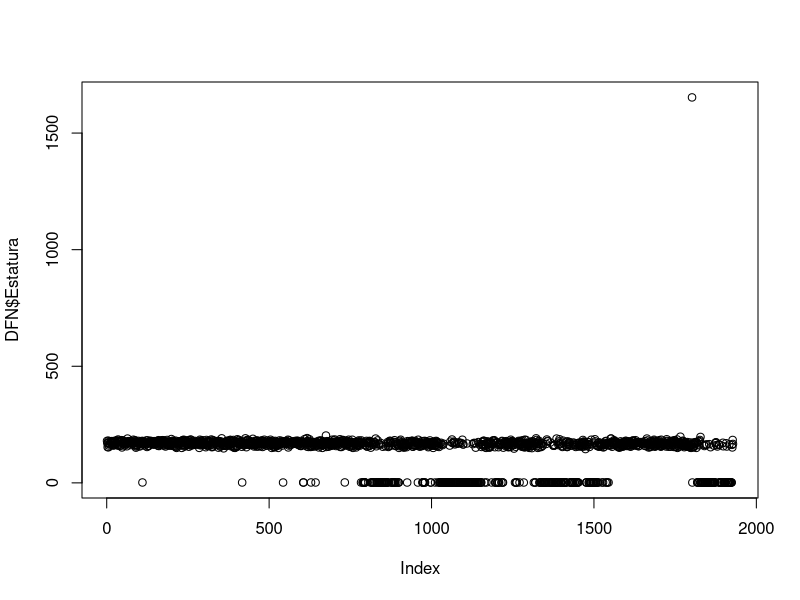

Recreate this plot in R.
## ---- chunk 1
rm(list=ls())
## ---- chunk 2
library(readr)
## ---- chunk 3
DF <- read_csv("Datos_Diversos.csv")
## ---- chunk 4
names(DF)  # names devuelve el nombre de las variables del DataFrame
## ---- chunk 5
library(plyr)
library(dplyr)
## ---- chunk 6
DFN <- dplyr::rename(DF, Periodo = 'Período', Seccion = 'Sección', Estatura = 'Estatura (cm)', Peso = 'Peso (kg)', Signo = 'Signo del zodiaco',Tiempo = 'Tiempo de reacción', Video = 'Juega videojuegos', Deporte = 'Hace deporte', Color = 'Color favorito', Zapato = 'Talla de zapato', Polo = 'Talla de polo', SO = 'Sistema operativo', Fecha = 'Fecha de nacimiento') 
## ---- chunk 7
nrow(DFN)
## ---- chunk 8
ncol(DFN)   # indica el número de variables que tiene la data 

dim(DFN) # devuelve el numero de observaciones x el numero de columnas
## ---- chunk 9
DFN[3,6]  # devuelve el valor que tiene el DataFrame en la posición (3,6)
## ---- chunk 10
DFN[3,]
## ---- chunk 11
DFN[,7]
## ---- chunk 12
sum(is.na(DFN))
## ---- chunk 13
table(is.na(DFN))
## ---- chunk 14
table(DFN$Sexo)
## ---- chunk 15
table(DFN$Signo)
## ---- chunk 16
sum(complete.cases(DFN))
## ---- chunk 17
sum(!complete.cases(DFN))
## ---- chunk 18
summary(DFN)
## ---- chunk 19
DFN <- select(DFN,-...19) #Se elimina la columna 19
DFN <- select(DFN,-...20) #Se elimina la columna 20
## ---- chunk 20
#select(DFN,-a:-b)
## ---- chunk 21
v <- c(1:5) #crea el vector con elementos desde 1 hasta 5
v
## ---- chunk 22
filas_a_eliminar <- c(1928:2223)
DFN <- DFN[-filas_a_eliminar,]
## ---- chunk 23
DFN <- DFN[-1929,]
## ---- chunk 24
sum(is.na(DFN)) #suma todos los NA en la data
## ---- chunk 25
sum(complete.cases(DFN))
## ---- chunk 26
table(complete.cases(DFN))
## ---- chunk 27
summary(DFN$Estatura)
## ---- chunk 28
plot(DFN$Estatura)
## ---- chunk 29
DFN[which(DFN$Estatura<100),5]
## ---- chunk 30
table(DFN$Estatura<100)
## ---- chunk 31
DFN$Estatura[DFN$Estatura < 100] <- NA
DFN$Estatura[DFN$Estatura > 273] <- NA
## ---- chunk 32
summary(DFN$Estatura)
## ---- chunk 33
table(DFN$Video)
## ---- chunk 34
DFN$Video[DFN$Video %in% c("no","NO")] <- "No"
DFN$Video[DFN$Video %in% c("SI","sí","Sí","SÍ","si")] <- "Si"
## ---- chunk 35
table(DFN$Video)
## ---- chunk 36
table(DFN$Peso)
## ---- chunk 37
DFN$Video[DFN$Video %in% c("-","90k")] <- NA
DFN$Video <- as.numeric(DFN$Video)
DFN$Video <- round(DFN$Video)
## ---- chunk 38
table(DFN$Signo)
## ---- chunk 39
DFN$Signo[DFN$Signo %in% c("-","Ofiuco","Escorpio/Libra","Abril","No tengo", "Desconocido", "Leo ?")] <- NA

DFN$Signo[DFN$Signo %in% c("acuario","Acurio")] <- "Acuario"
DFN$Signo[DFN$Signo %in% c("Arias","aries")] <- "Aries"
DFN$Signo[DFN$Signo %in% c("cancer","cáncer","Cancer")] <- "Cáncer"
DFN$Signo[DFN$Signo %in% c("Capricorinio","capricornio","CApricornio","Capricornip","Capriorno","Capriornio","Caprocornio")] <- "Capricornio"
DFN$Signo[DFN$Signo %in% c("escorpio","Escorpion","eskorpio","Scorpio")] <- "Escorpio"
DFN$Signo[DFN$Signo %in% c("Gemenis","geminis","Geminis")] <- "Géminis"
DFN$Signo[DFN$Signo %in% c("leo")] <- "Leo"
DFN$Signo[DFN$Signo %in% c("libra","LIBRA")] <- "Libra"
DFN$Signo[DFN$Signo %in% c("picis","Picis","piscis","Pisicis","pisics","Pisis")] <- "Piscis"
DFN$Signo[DFN$Signo %in% c("sagitario","Sagitatio")] <- "Sagitario"
DFN$Signo[DFN$Signo %in% c("tauro")] <- "Tauro"
DFN$Signo[DFN$Signo %in% c("Viego","virgo","VIrgo")] <- "Virgo"
## ---- chunk 40
table(DFN$Signo)
## ---- chunk 41
    select(DFN, starts_with("Pe")) #selecciona de DFN las variables que comienzan con "Pe"

    select(DFN, ends_with("lo")) #selecciona de DFN las variables que terminan en "lo"

    select(DFN, contains("po")) #selecciona de DFN las variables que contienen "po"

## ---- chunk 42
filter(DFN, Seccion==9)

## ---- chunk 43
filter(DFN, Seccion==9.01)
filter(DFN, Seccion==9.01 & Periodo==2023-1)
filter(DFN, (Seccion == 9.01 | Seccion == 9) & Periodo == "2023-1")

filter(DFN, Seccion==9.01 & Edad %in% c(17,18) & Signo %in% c("Acuario","Tauro"))
## ---- chunk 44
x1 <- c(1,2,3,4)
x2 <- c(2,3,4,8)
DF3 <- data.frame(x1,x2) # Crea un DataFrame con columnas x1 y x2

DF3 <- mutate(DF3, x3=x1+x2) # Genera una nueva columna x3 que es la suma de la columna x1 y x2

transmute(DF3, x4 = 2*x1 + x2 - x3) # Genera una nueva columna sin conservar las originales
## ---- chunk 45
arrange(DFN, Edad)
## ---- chunk 46
DF3 %>% summarise(media = mean(x1)) # retorna un único valor que es la media de la variable x1
DF3 %>% summarise(maximo = max(x3)) # retorna un único valor que es el máximo de la variable x3
DF3 %>% summarise(nn=n()) #retorna un único valor que es el numero de filas del DF de DF3
## ---- chunk 47
DFN %>% filter(Edad>40)

## ---- chunk 48
group_by(DFN, Sexo)
## ---- chunk 49
DFN %>% filter(Edad>4) %>% group_by(Video) 
## ---- chunk 50
v <- 1:10
ifelse(v<3, "T", "F")

ifelse(v %% 2 == 0, "Par", "Impar")
